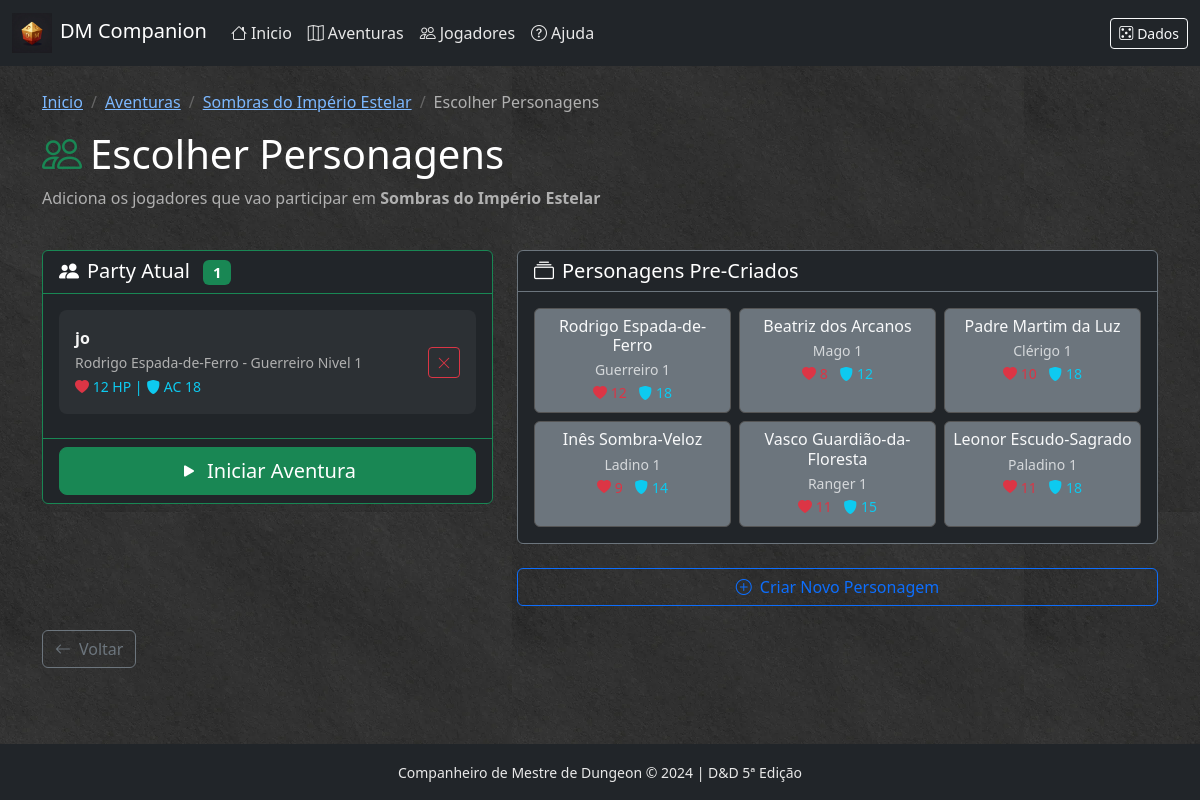
Page /aventura/sombras-imperio-estelar/sessao/6/escolher on the committed database.
### app/models/session.py (models this page shows, shortened)
class SessionPlayer(db.Model):
    __tablename__ = 'session_players'
    id = db.Column(db.Integer, primary_key=True)
    session_id = db.Column(db.Integer, db.ForeignKey('game_sessions.id'), nullable=False)
    nome_jogador = db.Column(db.String(100), nullable=False)  # Nome real do jogador
    character_data = db.Column(db.Text, nullable=False)  # JSON com dados do personagem
    hp_atual = db.Column(db.Integer, nullable=False)
    hp_max = db.Column(db.Integer, nullable=False)
    condicoes = db.Column(db.Text, default='[]')  # Array JSON de condicoes
    ordem_combate = db.Column(db.Integer, nullable=True)  # Ordem no combate
    iniciativa = db.Column(db.Integer, nullable=True)
    def get_character_data(self):
        try:
            return json.loads(self.character_data)
        except (json.JSONDecodeError, TypeError):
            return {}

### app/routes/quest.py (the view)
@quest_bp.route('/<quest_id>/sessao/<int:session_id>/escolher')
def select_characters(quest_id, session_id):
    loader = QuestLoader()
    quest = loader.get_quest(quest_id)
    if not quest:
        abort(404)
    game_session = session_service.get_session(session_id)
    if not game_session:
        flash('Sessao nao encontrada.', 'danger')
        return redirect(url_for('quest.start_quest', quest_id=quest_id))
    players = session_service.get_session_players(session_id)
    templates = load_character_templates()
    saved_characters = get_saved_characters()
    return render_template('quest/select_characters.html',
                           quest=quest,
                           game_session=game_session,
                           players=players,
                           templates=templates,
                           saved_characters=saved_characters)

### app/services/quest_loader.py (called while the page is built)
    def _get_quests_folder(self) -> str:
        return current_app.config.get('QUESTS_FOLDER', 'app/data/quests')

    def get_quest(self, quest_id: str) -> Quest | None:
        if quest_id in self._quests_cache:
            return self._quests_cache[quest_id]
        quests_folder = self._get_quests_folder()
        filepath = os.path.join(quests_folder, f'{quest_id}.json')
        if not os.path.exists(filepath):
            return None
        with open(filepath, 'r', encoding='utf-8') as f:
            data = json.load(f)
        quest = self._parse_quest(quest_id, data)
        self._quests_cache[quest_id] = quest
        return quest

### app/services/session_service.py (called while the page is built)
def load_character_templates():
    characters_file = os.path.join(
        current_app.root_path, 'data', 'characters.json'
    )
    if os.path.exists(characters_file):
        with open(characters_file, 'r', encoding='utf-8') as f:
            return json.load(f).get('personagens', [])
    return []

def get_saved_characters():
    return SavedCharacter.query.order_by(SavedCharacter.atualizado_em.desc()).all()

    def get_session(self, session_id):
        return GameSession.query.get(session_id)

    def get_session_players(self, session_id):
        return SessionPlayer.query.filter_by(session_id=session_id).all()

### app/templates/quest/select_characters.html (shortened to what this page needs)
{% extends "base.html" %}
{% block content %}
<div class="container py-4">
    <div class="row mb-4">
        <div class="col">
            <nav aria-label="breadcrumb">
                <ol class="breadcrumb">
                    <li class="breadcrumb-item"><a href="{{ url_for('main.index') }}">Inicio</a></li>
                    <li class="breadcrumb-item"><a href="{{ url_for('quest.list_quests') }}">Aventuras</a></li>
                    <li class="breadcrumb-item"><a href="{{ url_for('quest.start_quest', quest_id=quest.id) }}">{{ quest.titulo }}</a></li>
                    <li class="breadcrumb-item active">Escolher Personagens</li>
                </ol>
            </nav>
            <h1><i class="bi bi-people me-2 text-success"></i>Escolher Personagens</h1>
            <p class="text-muted">Adiciona os jogadores que vao participar em <strong>{{ quest.titulo }}</strong></p>
        </div>
    </div>
    <div class="row">
        <div class="col-lg-5 mb-4">
            <div class="card bg-dark border-success">
                <div class="card-header border-success">
                    <h5 class="mb-0">
                        <i class="bi bi-people-fill me-2"></i>Party Atual
                        <span class="badge bg-success ms-2">{{ players|length }}</span>
                    </h5>
                </div>
                <div class="card-body">
                    {% if players %}
                        {% for player in players %}
                        {% set char = player.get_character_data() %}
                        <div class="player-item d-flex justify-content-between align-items-center">
                            <div>
                                <strong>{{ player.nome_jogador }}</strong>
                                <br>
                                <small class="text-muted">
                                    {{ char.get('nome', 'Personagem') }} -
                                    {{ char.get('classe', 'Classe') }} Nivel {{ char.get('nivel', 1) }}
                                </small>
                                <br>
                                <small class="text-info">
                                    <i class="bi bi-heart-fill text-danger"></i> {{ player.hp_max }} HP |
                                    <i class="bi bi-shield-fill"></i> AC {{ char.get('ac', 10) }}
                                </small>
                            </div>
                            <form action="{{ url_for('quest.remove_session_player', quest_id=quest.id, session_id=game_session.id, player_id=player.id) }}" method="POST">
                                <button type="submit" class="btn btn-outline-danger btn-sm">
                                    <i class="bi bi-x-lg"></i>
                                </button>
                            </form>
                        </div>
                        {% endfor %}
                    {% else %}
                        <p class="text-muted text-center mb-0">
                            <i class="bi bi-arrow-right me-2"></i>
                            Adiciona personagens da lista ao lado
                        </p>
                    {% endif %}
                </div>
                {% if players %}
                <div class="card-footer border-success">
                    <form action="{{ url_for('quest.confirm_and_start', quest_id=quest.id, session_id=game_session.id) }}" method="POST">
                        <button type="submit" class="btn btn-success w-100 btn-lg">
                            <i class="bi bi-play-fill me-2"></i>Iniciar Aventura
                        </button>
                    </form>
                </div>
                {% endif %}
            </div>
        </div>
        <div class="col-lg-7">
            <div class="card bg-dark border-secondary mb-4">
                <div class="card-header border-secondary">
                    <h5 class="mb-0">
                        <i class="bi bi-collection me-2"></i>Personagens Pre-Criados
                    </h5>
                </div>
                <div class="card-body">
                    <div class="row g-2">
                        {% for char in templates %}
                        <div class="col-6 col-md-4">
                            <div class="card bg-secondary character-card h-100" data-bs-toggle="modal" data-bs-target="#addPlayerModal" data-template-id="{{ char.id }}" data-char-name="{{ char.nome }}" data-char-class="{{ char.classe }}" data-char-hp="{{ char.hp_max }}" data-char-ac="{{ char.ac }}">
                                <div class="card-body p-2 text-center">
                                    <h6 class="card-title mb-1 text-light">{{ char.nome }}</h6>
                                    <small class="text-light opacity-75 d-block">{{ char.classe }} {{ char.nivel }}</small>
                                    <small>
                                        <span class="text-danger"><i class="bi bi-heart-fill"></i> {{ char.hp_max }}</span>
                                        <span class="text-info ms-2"><i class="bi bi-shield-fill"></i> {{ char.ac }}</span>
                                    </small>
                                </div>
                            </div>
                        </div>
                        {% endfor %}
                    </div>
                </div>
            </div>
            <a href="{{ url_for('builder.start') }}" class="btn btn-outline-primary w-100">
                <i class="bi bi-plus-circle me-2"></i>Criar Novo Personagem
            </a>
        </div>
    </div>
    <div class="mt-4">
        <a href="{{ url_for('quest.start_quest', quest_id=quest.id) }}" class="btn btn-outline-secondary">
            <i class="bi bi-arrow-left me-2"></i>Voltar
        </a>
    </div>
</div>
{% endblock %}

### app/static/css/style.css (style rules this page uses)
:root { --dnd-red: #dc3545; --dnd-gold: #ffc107; --dnd-dark: #212529; --dnd-parchment: #fdf1dc; }
body { background-color: #1a1a1a; background-image: url('/static/img/backgrounds/texture-dark.webp'); background-repeat: repeat; background-size: 512px 512px; color: #f5f5f5; }
.card { background-color: #2a2a2a; border-color: #555; color: #f5f5f5; }
.card-body, .card-header, .card-footer { color: #f5f5f5; }
.text-muted { color: #b0b0b0 !important; }
a { color: #7cb8ff; }
h1, h2, h3, h4, h5, h6 { color: #ffffff; }
p, li, span, small { color: #e8e8e8; }
.breadcrumb { background: transparent; padding: 0; }
.breadcrumb-item + .breadcrumb-item::before { color: #666; }
.badge { font-weight: 600; }
.breadcrumb-item a { color: #7cb8ff; }
.breadcrumb-item.active { color: #b0b0b0; }
.card .card-title { color: #ffffff; }

### app/templates/quest/select_characters.html (style rules this page uses)
.character-card { cursor: pointer; transition: transform 0.2s, border-color 0.2s; }
.player-item { background: rgba(255,255,255,0.05); border-radius: 8px; padding: 1rem; margin-bottom: 0.5rem; }

### rows in the picture
SessionPlayer: nome_jogador "jo", get "Rodrigo Espada-de-Ferro", get "Guerreiro", get "1", hp_max "12", get "18"

### other values in the picture
{{ quest.titulo }} "Sombras do Império Estelar"
{{ players|length }} "1"
{{ char.nome }} "Rodrigo Espada-de-Ferro" "Beatriz dos Arcanos" "Padre Martim da Luz" "Inês Sombra-Veloz" "Vasco Guardião-da-Floresta" "Leonor Escudo-Sagrado"
{{ char.classe }} "Guerreiro" "Mago" "Clérigo" "Ladino" "Ranger" "Paladino"
{{ char.nivel }} "1" "1" "1" "1" "1" "1"
{{ char.ac }} "18" "12" "18" "14" "15" "18"
